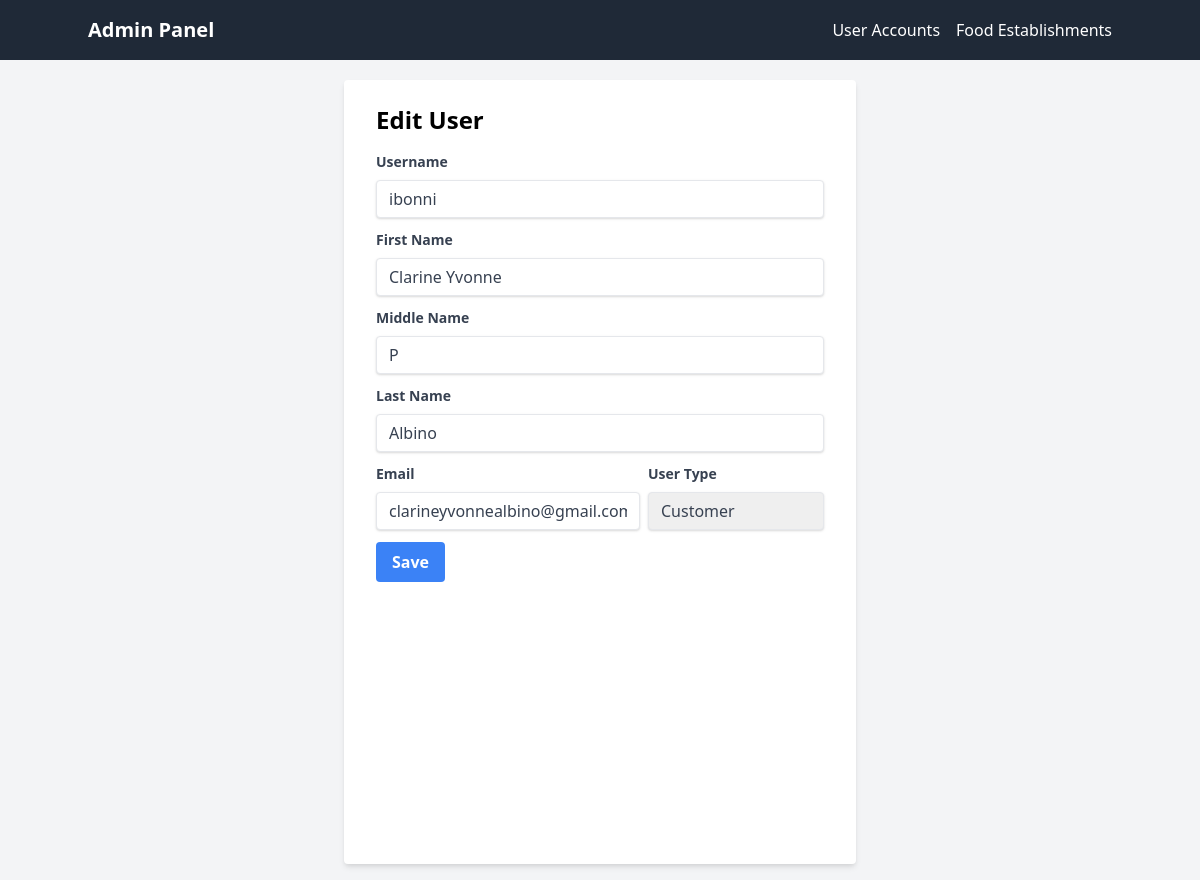
/admin/edit-user/1, run on an earlier commit of the app's database.
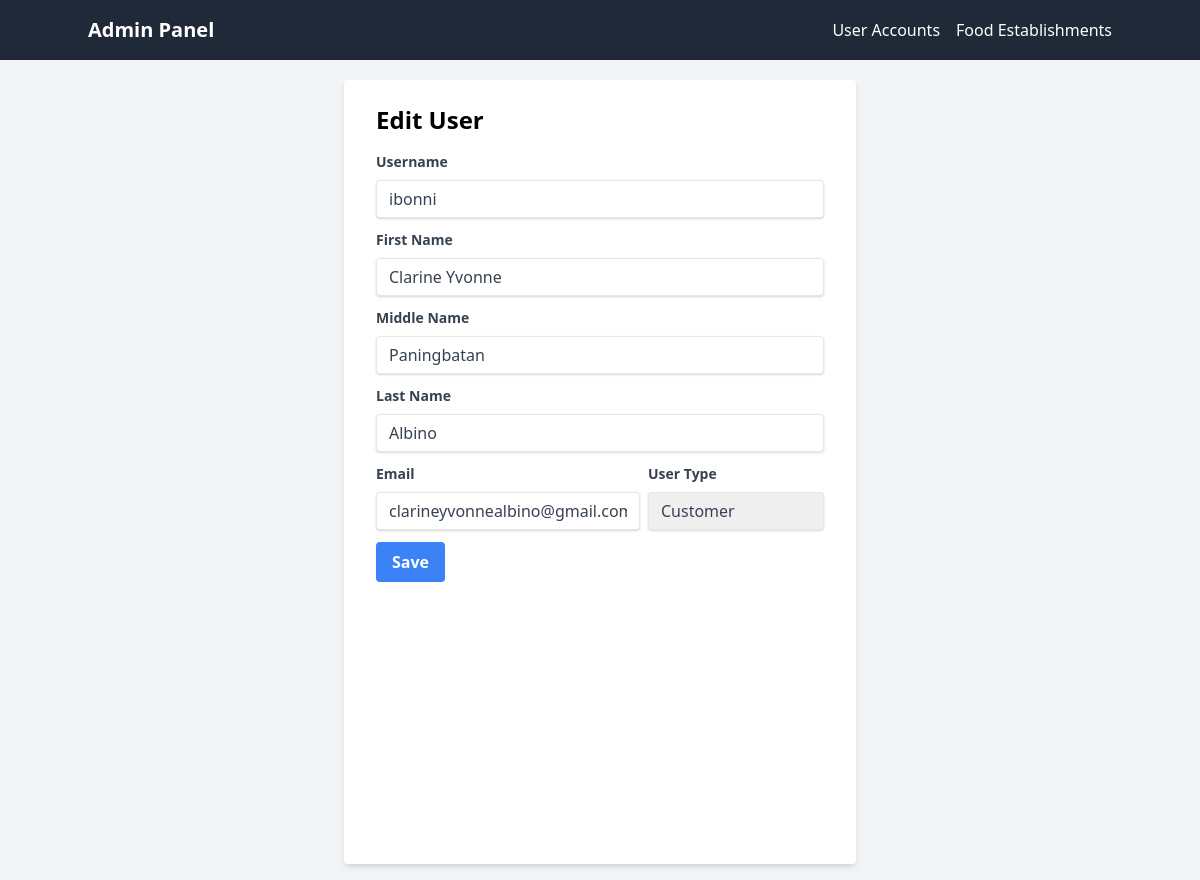
And on a later commit of the database.
### tables this page shows
CREATE TABLE ACCOUNT (
        user_id INTEGER PRIMARY KEY AUTOINCREMENT,
        username VARCHAR(100) NOT NULL UNIQUE,
        firstname VARCHAR(50) NOT NULL,
        middlename VARCHAR(50),
        lastname VARCHAR(100) NOT NULL,
        email VARCHAR(50) NOT NULL UNIQUE,
        user_type VARCHAR(8) CHECK (user_type IN ('customer','owner')) NOT NULL,
        password_ VARCHAR(255) NOT NULL
    );

### app.py (the view, shortened to what this page needs)
@app.route('/admin/edit-user/<int:user_id>', methods=['GET', 'POST'])
def edit_user(user_id):
    if request.method == 'GET':
        connection = sqlite3.connect("project.db")
        cursor = connection.cursor()
        cursor.execute("SELECT user_id, username, email, user_type, firstname, middlename, lastname FROM ACCOUNT WHERE user_id = ?", (user_id,))
        user = cursor.fetchone()
        connection.close()
        return render_template('EditUser.html', user=user)

### templates/EditUser.html (shortened to what this page needs)
<!DOCTYPE html>
<html lang="en">
<head>
    <link href="https://cdn.jsdelivr.net/npm/tailwindcss@2.2.19/dist/tailwind.min.css" rel="stylesheet">
</head>
<body class="flex mt-20 justify-center h-screen bg-gray-100">
    {% include 'AdminNav.html' %}
    <form class="bg-white shadow-md rounded px-8 pt-6 pb-8 mb-4 w-full max-w-lg" method="post">
        <h1 class="text-2xl font-bold mb-4">Edit User</h1>
        <div class="mb-3">
            <label class="block text-gray-700 text-sm font-bold mb-2" for="username">
                Username
            </label>
            <input class="shadow appearance-none border rounded w-full py-2 px-3 text-gray-700 leading-tight focus:outline-none focus:shadow-outline" id="username" name="username" type="text" value="{{ user[1] }}">
        </div>
        <div class="mb-3">
            <label class="block text-gray-700 text-sm font-bold mb-2" for="firstname">
                First Name
            </label>
            <input class="shadow appearance-none border rounded w-full py-2 px-3 text-gray-700 leading-tight focus:outline-none focus:shadow-outline" id="firstname" name="firstname" type="text" value="{{ user[4] }}">
        </div>
        <div class="mb-3">
            <label class="block text-gray-700 text-sm font-bold mb-2" for="middlename">
                Middle Name
            </label>
            <input class="shadow appearance-none border rounded w-full py-2 px-3 text-gray-700 leading-tight focus:outline-none focus:shadow-outline" id="middlename" name="middlename" type="text" value="{{ user[5] }}">
        </div>
        <div class="mb-3">
            <label class="block text-gray-700 text-sm font-bold mb-2" for="lastname">
                Last Name
            </label>
            <input class="shadow appearance-none border rounded w-full py-2 px-3 text-gray-700 leading-tight focus:outline-none focus:shadow-outline" id="lastname" name="lastname" type="text" value="{{ user[6] }}">
        </div>
        <div class="flex space-x-2 mb-3">
            <div class="w-3/5">
                <label class="block text-gray-700 text-sm font-bold mb-2" for="email">
                    Email
                </label>
                <input class="shadow appearance-none border rounded w-full py-2 px-3 text-gray-700 leading-tight focus:outline-none focus:shadow-outline" id="email" name="email" type="email" value="{{ user[2] }}">
            </div>
            <div class="w-2/5">
                <label class="block text-gray-700 text-sm font-bold mb-2" for="user_type">
                    User Type
                </label>
                <select class="shadow appearance-none border rounded w-full py-2 px-3 text-gray-700 leading-tight focus:outline-none focus:shadow-outline" id="user_type" name="user_type">
                    <option value="customer" {% if user[3] == 'customer' %}selected{% endif %}>Customer</option>
                </select>
            </div>
        </div>
        <div class="flex items-center justify-between mt-3">
            <button class="bg-blue-500 hover:bg-blue-700 text-white font-bold py-2 px-4 rounded focus:outline-none focus:shadow-outline" type="submit">
                Save
            </button>
        </div>
    </form>
</body>
</html>

What changed in the data, as far as the page shows it:
changed ACCOUNT "ibonni": middlename "P" → "Paningbatan"
